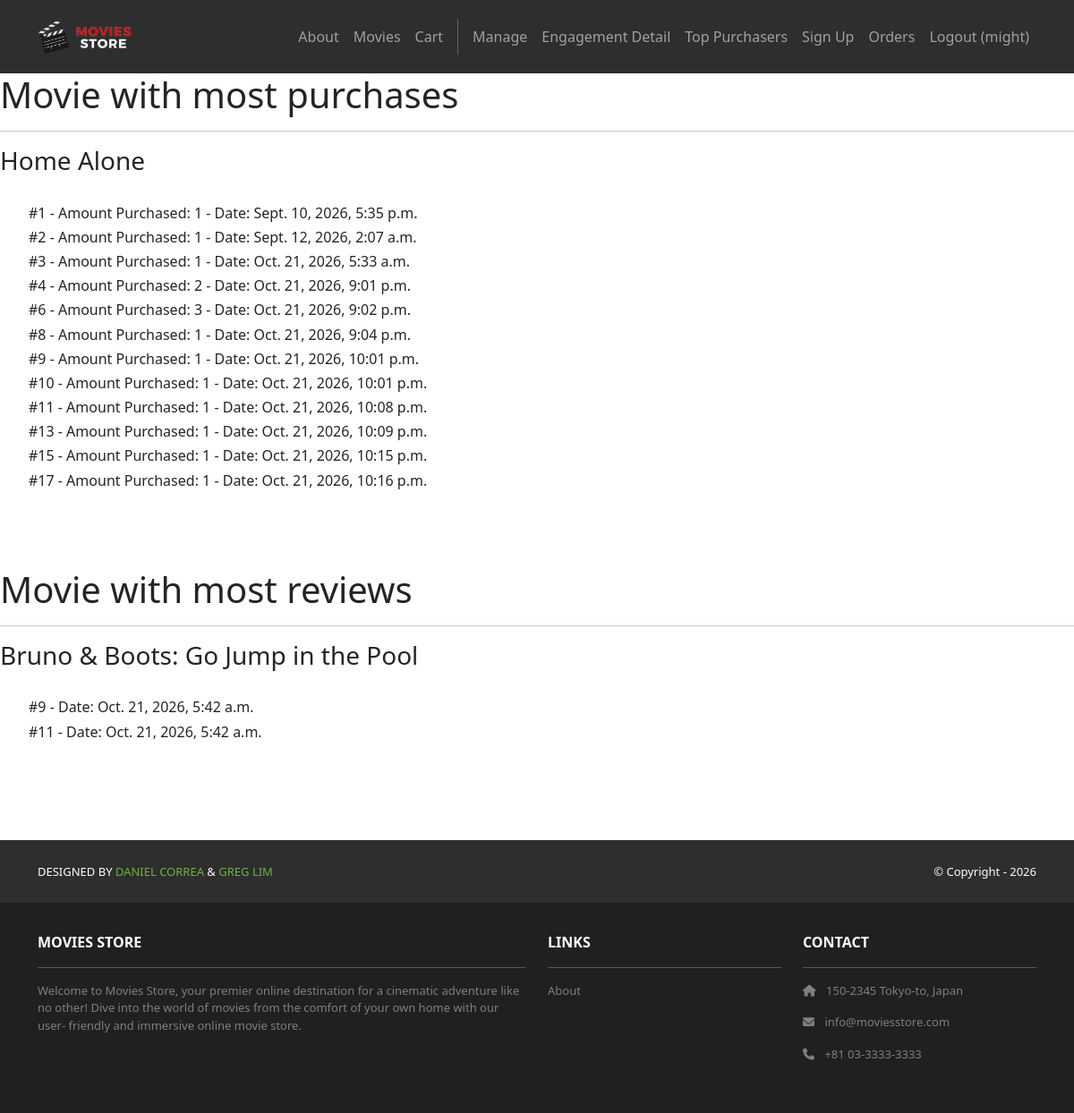
Screenshot of /engagement (signed in) with the database file from the repository.
### movies/models.py (models this page shows, shortened)
class Movie(models.Model):
    id = models.AutoField(primary_key=True)
    name = models.CharField(max_length=255)
    price = models.IntegerField()
    description = models.TextField()
    image = models.ImageField(upload_to='movie_images/')

class Review(models.Model):
    id = models.AutoField(primary_key=True)
    comment = models.CharField(max_length=255)
    date = models.DateTimeField(auto_now_add=True)
    movie = models.ForeignKey(Movie,
        on_delete=models.CASCADE)
    user = models.ForeignKey(User,
        on_delete=models.CASCADE)

### cart/models.py (models this page shows, shortened)
class Item(models.Model):
    id = models.AutoField(primary_key=True)
    price = models.IntegerField()
    quantity = models.IntegerField()
    order = models.ForeignKey(Order,
        on_delete=models.CASCADE)
    movie = models.ForeignKey(Movie,
        on_delete=models.CASCADE)

class Order(models.Model):
    id = models.AutoField(primary_key=True)
    total = models.IntegerField()
    date = models.DateTimeField(auto_now_add=True)
    user = models.ForeignKey(User,
        on_delete=models.CASCADE)

### home/views.py (the view)
# urls.py: path('engagement', views.engagement, name='home.engagement'),
@staff_member_required
def engagement(request):
    template_data = {}
    template_data['title'] = 'View Engagement'
    reviews = Review.objects.all()
    dictr = defaultdict(list)
    movie1 = None
    maxlen = -1
    for r in reviews:
        dictr[r.movie].append(r)
        if len(dictr[r.movie]) > maxlen:
            maxlen = len(dictr[r.movie])
            movie1 = r.movie
    items = Item.objects.all()
    dictb = defaultdict(int)
    dicti = defaultdict(list)
    movie2 = None
    maxlen = -1
    for i in items:
        dictb[i.movie] += i.quantity
        if dictb[i.movie] > maxlen:
            maxlen = dictb[i.movie]
            movie2 = i.movie
        dicti[i.movie].append(i)
    template_data['movie1'] = movie1
    template_data['reviews'] = dictr[movie1] if movie1 else []
    template_data['movie2'] = movie2
    template_data['items'] = dicti[movie2] if movie2 else []
    return render(request, "home/engagement.html", {'template_data' : template_data})

### home/templates/home/engagement.html
{% extends 'base.html' %}
{% block content %}
<div>
    <h1> Movie with most purchases </h1>
    <hr>
    {% if template_data.movie2 %}
        <h3>{{template_data.movie2.name}}</h3>
    <br>
    <ul>
        {% for item in template_data.items %}
        <h6> #{{item.id }} - Amount Purchased: {{item.quantity}} - Date: {{item.order.date}}</h6>
        {% endfor %}
    </ul>
    {% else %}
    <h2> No movies bought yet...</h2>
    {% endif %}
</div>
<br>
<br>
<br>
<div>
    <h1> Movie with most reviews </h1>
    <hr>
    {% if template_data.movie1 %}
        <h3>{{template_data.movie1.name}}</h3>
    <br>
    <ul>
        {% for review in template_data.reviews %}
        <h6> #{{review.id }} - Date: {{review.date}}</h6>
        {% endfor %}
    </ul>
    {% else %}
    <h2> No movies reviewed yet...</h2>
    {% endif %}
</div>
{% endblock content %}

### moviestore/templates/base.html (shortened to what this page needs)
<!DOCTYPE html>
<html>
  {% load static %}
  <head>
    <link href=
      "https://cdn.jsdelivr.net/npm/bootstrap@5.3.3/dist/css/bootstrap.min.css" rel="stylesheet"
>
    <link rel=
      "stylesheet"  href="https://cdnjs.cloudflare.com/ajax/libs/font-awesome/6.1.1/css/all.min.css">
    <link rel="stylesheet" type="text/css" href="{% static 'css/style.css' %}">
  </head>
  <body class="main">
     <nav class="p-3 navbar navbar-dark bg-dark
         navbar-expand-lg">
      <div class="container">
        <a class="navbar-brand"
           href="{% url 'home.index' %}">
          <img src="{% static 'img/logo.png' %}" alt="logo"
               height="40" />
        </a>
        <div class="collapse navbar-collapse"
             id="navbarNavAltMarkup">
          <div class="navbar-nav ms-auto navbar-ml">
            <a class="nav-link"
               href="{% url 'home.about' %}">About</a>
               <a class="nav-link" href=
              "{% url 'movies.index' %}">Movies</a>
              <a class="nav-link" href="{% url 'cart.index' %}">Cart</a>
              {% if user.is_authenticated %}
              {% if user.is_staff %}
              <a class="nav-link" href="{% url 'accounts.manage' %}">Manage</a>
              <a class="nav-link" href="{% url 'home.engagement' %}">Engagement Detail</a>
              <a class="nav-link" href="{% url 'top_purchasers' %}">Top Purchasers</a>
              {% endif %}
              {% endif %}
            <a class="nav-link"
              href="{% url 'accounts.signup' %}"> Sign Up </a>
              {% if user.is_authenticated %}
              <a class="nav-link"
                href="{% url 'accounts.orders' %}">Orders
              </a>
            <a class="nav-link" href="{% url 'accounts.logout' %}"> Logout ({{ user.username }})</a>
            {% else %}
               <a class="nav-link" href="{% url 'accounts.login' %}">Login</a>
               {% endif %}
          </div>
        </div>
      </div>
    </nav>
    <div>
      {% block content %}
      {% endblock content %}
    </div>
    </body>
    <footer class="custom-footer">
      <section class="p-3 ms-footer-bottom bg-dark">
      <div class="container d-flex justify-content-between">
        <div class="me-5 text-white">
          <span>DESIGNED BY
            <a href="https://www.x.com/danielgarax"
            target="_blank">DANIEL CORREA</a> &
            <a href="https://www.x.com/greglim81"
            target="_blank">GREG LIM</a>
          </span>
        </div>
        <div class="text-white">
          <span>© Copyright - 2026</span>
        </div>
      </div>
    </section>
     <section class="p-3 ms-footer d-none d-md-block">
      <div class="container">
        <div class="row mt-3 text-white">
          <div class="col-md-6 col-lg-6 col-xl-6 mx-auto mb-4">
            <b>MOVIES STORE</b>
            <hr />
            <p>
              Welcome to Movies Store, your premier online
              destination for a cinematic adventure like no
              other! Dive into the world of movies from the
              comfort of your own home with our user-
              friendly and immersive online movie store.
            </p>
          </div>
          <div class="col-md-3 col-lg-3 col-xl-3
               mx-auto mb-4">
            <b>LINKS</b>
            <hr />
            <p><a class="nav-link"
              href="{% url 'home.about' %}">
              About
            </a></p>
          </div>
          <div class="col-md-3 col-lg-3 col-xl-3 mx-auto
               mb-4">
            <b>CONTACT</b>
            <hr />
            <p><i class="fas fa-home me-2"></i>
              150-2345 Tokyo-to, Japan
            </p>
            <p><i class="fas fa-envelope me-2"></i>
              info@moviesstore.com
            </p>
            <p><i class="fas fa-phone me-2"></i>
              +81 03-3333-3333
            </p>
          </div>
        </div>
      </div>
    </section>
     </footer>
</html>

### moviestore/static/css/style.css (style rules this page uses)
body { height: 100% }
.main { padding-bottom: 400px; }
.bg-dark { background-color: #2E2E2E !important; }
.custom-footer { width: 100%; position: fixed; bottom: 0; }
.ms-footer { background-color: #202020; }
.ms-footer p { color: #7F7F7F; font-size: 13px; }
.ms-footer-bottom span { font-size: 13px; line-height: 38px; }
.ms-footer-bottom a { color: #6ab43e; text-decoration: none; }

### rows the page displays
Movie: movie2.name "Home Alone"
Item: id "1", quantity "1", order "Sept. 10, 2026, 5:35 p.m."
Item: id "2", quantity "1", order "Sept. 12, 2026, 2:07 a.m."
Item: id "3", quantity "1", order "Oct. 21, 2026, 5:33 a.m."
Item: id "4", quantity "2", order "Oct. 21, 2026, 9:01 p.m."
Item: id "6", quantity "3", order "Oct. 21, 2026, 9:02 p.m."
Item: id "8", quantity "1", order "Oct. 21, 2026, 9:04 p.m."
Item: id "9", quantity "1", order "Oct. 21, 2026, 10:01 p.m."
Item: id "10", quantity "1", order "Oct. 21, 2026, 10:01 p.m."
Item: id "11", quantity "1", order "Oct. 21, 2026, 10:08 p.m."
Item: id "13", quantity "1", order "Oct. 21, 2026, 10:09 p.m."
Item: id "15", quantity "1", order "Oct. 21, 2026, 10:15 p.m."
Item: id "17", quantity "1", order "Oct. 21, 2026, 10:16 p.m."
Movie: movie1.name "Bruno & Boots: Go Jump in the Pool"
Review: id "9", date "Oct. 21, 2026, 5:42 a.m."
Review: id "11", date "Oct. 21, 2026, 5:42 a.m."

### other values shown
{{ user.username }} "might"
